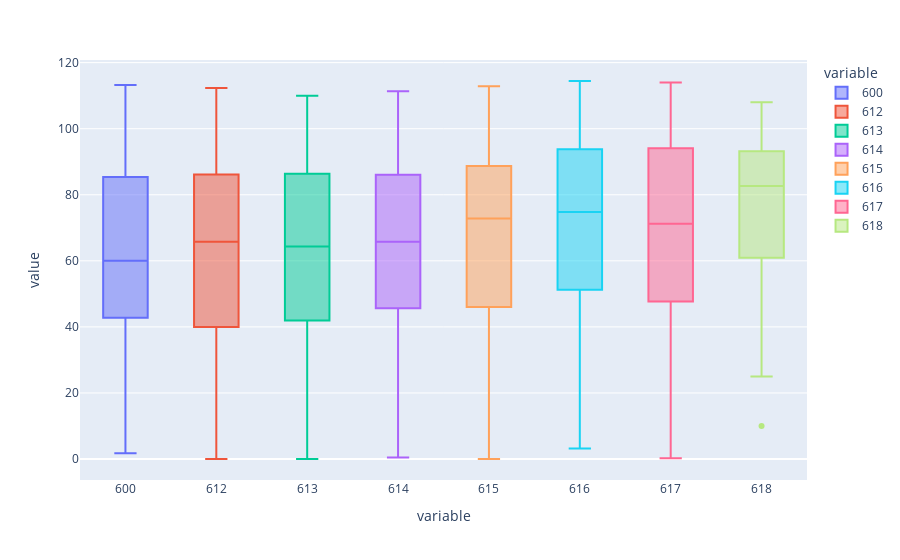

The notebook cell this image was saved under:
### Markdown cell above
#### Boxplot

### Code cell
df_base.plot.box(color='variable')

### Figure 1 — Plotly figure (JSON) as saved in the notebook; plotly's stock layout.template omitted (floating-point values rounded to 4 significant figures; data arrays with more than 128 entries replaced by an {"elided": "..."} marker saying what was removed)
{"data": [{"alignmentgroup": "True", "hovertemplate": "variable=%{x}<br>value=%{y}<extra></extra>", "legendgroup": "600", "marker": {"color": "#636efa"}, "name": "600", "notched": false, "offsetgroup": "600", "orientation": "v", "showlegend": true, "type": "box", "x": {"elided": "168 str values"}, "x0": " ", "xaxis": "x", "y": {"elided": "168 float values"}, "y0": " ", "yaxis": "y"}, {"alignmentgroup": "True", "hovertemplate": "variable=%{x}<br>value=%{y}<extra></extra>", "legendgroup": "612", "marker": {"color": "#EF553B"}, "name": "612", "notched": false, "offsetgroup": "612", "orientation": "v", "showlegend": true, "type": "box", "x": {"elided": "168 str values"}, "x0": " ", "xaxis": "x", "y": {"elided": "168 float values"}, "y0": " ", "yaxis": "y"}, {"alignmentgroup": "True", "hovertemplate": "variable=%{x}<br>value=%{y}<extra></extra>", "legendgroup": "613", "marker": {"color": "#00cc96"}, "name": "613", "notched": false, "offsetgroup": "613", "orientation": "v", "showlegend": true, "type": "box", "x": {"elided": "168 str values"}, "x0": " ", "xaxis": "x", "y": {"elided": "168 float values"}, "y0": " ", "yaxis": "y"}, {"alignmentgroup": "True", "hovertemplate": "variable=%{x}<br>value=%{y}<extra></extra>", "legendgroup": "614", "marker": {"color": "#ab63fa"}, "name": "614", "notched": false, "offsetgroup": "614", "orientation": "v", "showlegend": true, "type": "box", "x": {"elided": "168 str values"}, "x0": " ", "xaxis": "x", "y": {"elided": "168 float values"}, "y0": " ", "yaxis": "y"}, {"alignmentgroup": "True", "hovertemplate": "variable=%{x}<br>value=%{y}<extra></extra>", "legendgroup": "615", "marker": {"color": "#FFA15A"}, "name": "615", "notched": false, "offsetgroup": "615", "orientation": "v", "showlegend": true, "type": "box", "x": {"elided": "168 str values"}, "x0": " ", "xaxis": "x", "y": {"elided": "168 float values"}, "y0": " ", "yaxis": "y"}, {"alignmentgroup": "True", "hovertemplate": "variable=%{x}<br>value=%{y}<extra></extra>", "legendgroup": "616", "marker": {"color": "#19d3f3"}, "name": "616", "notched": false, "offsetgroup": "616", "orientation": "v", "showlegend": true, "type": "box", "x": {"elided": "168 str values"}, "x0": " ", "xaxis": "x", "y": {"elided": "168 float values"}, "y0": " ", "yaxis": "y"}, {"alignmentgroup": "True", "hovertemplate": "variable=%{x}<br>value=%{y}<extra></extra>", "legendgroup": "617", "marker": {"color": "#FF6692"}, "name": "617", "notched": false, "offsetgroup": "617", "orientation": "v", "showlegend": true, "type": "box", "x": {"elided": "168 str values"}, "x0": " ", "xaxis": "x", "y": {"elided": "168 float values"}, "y0": " ", "yaxis": "y"}, {"alignmentgroup": "True", "hovertemplate": "variable=%{x}<br>value=%{y}<extra></extra>", "legendgroup": "618", "marker": {"color": "#B6E880"}, "name": "618", "notched": false, "offsetgroup": "618", "orientation": "v", "showlegend": true, "type": "box", "x": {"elided": "168 str values"}, "x0": " ", "xaxis": "x", "y": {"elided": "168 float values"}, "y0": " ", "yaxis": "y"}], "layout": {"boxmode": "overlay", "legend": {"title": {"text": "variable"}, "tracegroupgap": 0}, "margin": {"t": 60}, "xaxis": {"anchor": "y", "categoryarray": ["600", "612", "613", "614", "615", "616", "617", "618"], "categoryorder": "array", "domain": [0, 1], "title": {"text": "variable"}}, "yaxis": {"anchor": "x", "domain": [0, 1], "title": {"text": "value"}}}}
